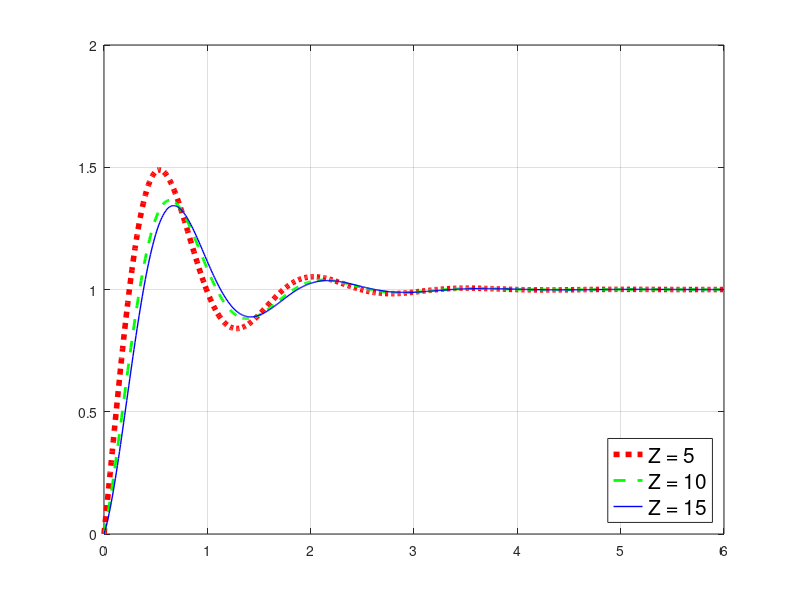

This chart was generated by the following MATLAB code:
close all; clc; clear;
%% Lista 2 - Ex 8
% Um sistema possui a função transferência
% X(s) / R(s) = (20 / z)*(s + z) / s² + 3s + 20
den = [1 3 20];
t = 0:0.01:6;

%% Plot o gráfico da resposta do sistema quando R(s) é um degrau unitário
% para o parâmetro z = 5, z = 10 e z = 15.

% z = 5
disp("z = 5:")

z1 = 5;
num1 = [20/z1 20];
sys1 = tf(num1, den)
x1 = step(sys1, t);

% z = 10
disp("z = 10:")

z2 = 10;
num2 = [20/z2 20];
sys2 = tf(num2, den)
x2 = step(sys2, t);

% z = 15
disp("z = 15:")
z3 = 15;
num3 = [20/z3 20];
sys3 = tf(num3, den)
x3 = step(sys3, t);

%plot
figure()
plot(t, x1,'LineStyle', ':', 'Color', 'r', 'LineWidth', 4)
grid on
hold on
plot(t, x2,'LineStyle', '--', 'Color', 'g', 'LineWidth', 2)
hold on
plot(t, x3,'LineStyle','-', 'Color', 'b', 'LineWidth', 1)
legend('Z = 5','Z = 10','Z = 15', 'FontSize', 15, 'Location','southeast')